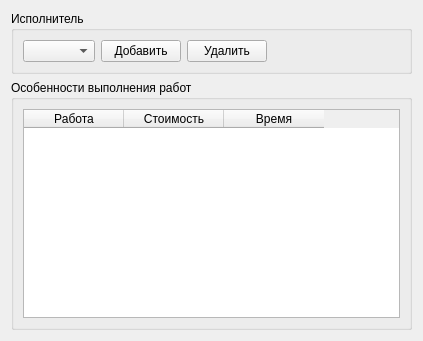
<?xml version="1.0" encoding="UTF-8"?>
<ui version="4.0">
 <class>WorkersWidget</class>
 <widget class="QWidget" name="WorkersWidget">
  <property name="geometry">
   <rect>
    <x>0</x>
    <y>0</y>
    <width>423</width>
    <height>341</height>
   </rect>
  </property>
  <property name="windowTitle">
   <string>Form</string>
  </property>
  <layout class="QGridLayout" name="gridLayout_3">
   <item row="0" column="0">
    <widget class="QGroupBox" name="groupBox_2">
     <property name="title">
      <string>Исполнитель</string>
     </property>
     <layout class="QGridLayout" name="gridLayout_2">
      <item row="0" column="1">
       <widget class="QPushButton" name="pbWorkerAdd">
        <property name="text">
         <string>Добавить</string>
        </property>
       </widget>
      </item>
      <item row="0" column="0">
       <widget class="QComboBox" name="cbWorker"/>
      </item>
      <item row="0" column="2">
       <widget class="QPushButton" name="pbWorkerDelete">
        <property name="text">
         <string>Удалить</string>
        </property>
       </widget>
      </item>
      <item row="0" column="3">
       <spacer name="horizontalSpacer">
        <property name="orientation">
         <enum>Qt::Horizontal</enum>
        </property>
        <property name="sizeHint" stdset="0">
         <size>
          <width>40</width>
          <height>20</height>
         </size>
        </property>
       </spacer>
      </item>
     </layout>
    </widget>
   </item>
   <item row="1" column="0">
    <widget class="QGroupBox" name="groupBox">
     <property name="title">
      <string>Особенности выполнения работ</string>
     </property>
     <layout class="QGridLayout" name="gridLayout">
      <item row="0" column="0">
       <widget class="QTableWidget" name="tlwWorkerWorks">
        <column>
         <property name="text">
          <string>Работа</string>
         </property>
        </column>
        <column>
         <property name="text">
          <string>Стоимость</string>
         </property>
        </column>
        <column>
         <property name="text">
          <string>Время</string>
         </property>
        </column>
       </widget>
      </item>
     </layout>
    </widget>
   </item>
  </layout>
 </widget>
 <resources/>
 <connections/>
</ui>
